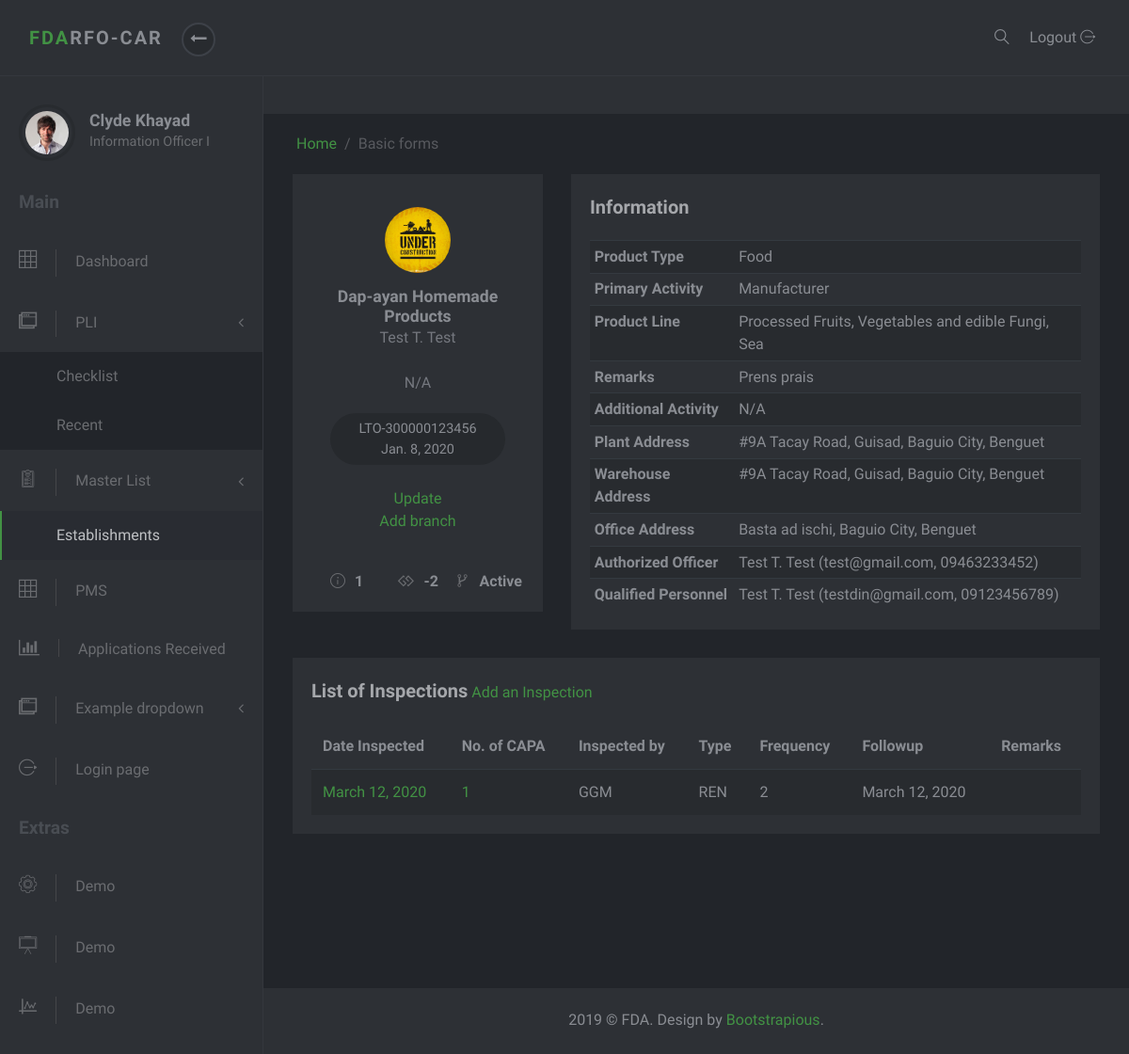
Before: /masterlist/2/ with the older database file.
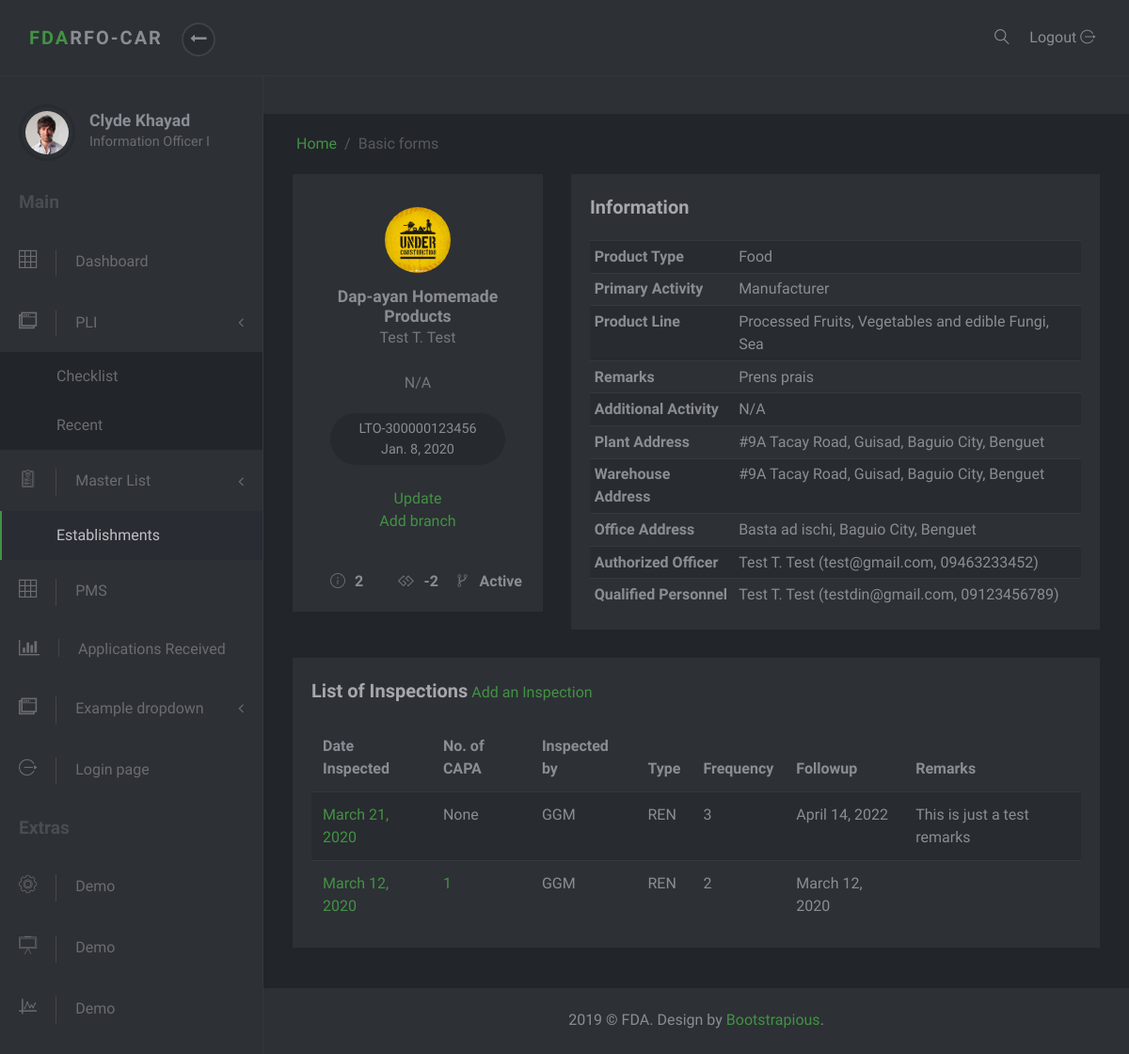
After: the same page with the newer database file.
### masterlist/models.py (models this page shows, shortened)
class Establishment(models.Model):
    date_modified = models.DateTimeField('date modified', default=timezone.now)
    application = models.CharField(max_length=1, choices=constants.APPLICATIONS)
    name = models.CharField(max_length=60)
    product_type = models.ForeignKey(ProductType, on_delete=models.SET_NULL, null=True)
    center = models.CharField(max_length=6, choices=constants.CENTERS)
    primary_activity = models.ForeignKey(PrimaryActivity, on_delete=models.CASCADE, null=True)
    specific_activity = models.ManyToManyField(SpecificActivity)
    additional_activity = models.ForeignKey(AdditionalActivity, on_delete=models.SET_NULL, null=True)
    product_line = models.ForeignKey(ProductLine, on_delete=models.SET_NULL, null=True, blank=True)
    remarks = models.CharField(max_length=100, null=True, blank=True, verbose_name='Product Remarks')
    status = models.CharField(max_length=8, choices=constants.EST_STATUS, null=True, default="Active")
    folder_id = models.CharField(max_length=10, null=True, verbose_name="Folder Number")
    plichecklist = PLIChecklistManager()
    objects = models.Manager()

class Person(models.Model):
    first_name = models.CharField(max_length=30, null=True, blank=True)
    last_name = models.CharField(max_length=30, null=True, blank=True)
    middle_initial = models.CharField(max_length=1, null=True, blank=True)
    email = models.EmailField(max_length=250, null=True)
    mobile = models.CharField(max_length=11, null=True, blank=True)
    def full_name(self):
        return self.first_name + " " + self.middle_initial + ". " + self.last_name

class SpecificActivity(models.Model):
    name = models.CharField(max_length=150)

class Lto(models.Model):
    establishment = models.OneToOneField(Establishment, on_delete=models.CASCADE, null=True)
    issuance = models.DateTimeField(null=True, blank=True, verbose_name='Date Issued')
    lto_number = models.CharField(max_length=20)
    expiry = models.DateTimeField('expiry date')
    def get_duration(self):
        start_date = datetime.now().date()
        end_date = self.expiry.date()
        difference = relativedelta.relativedelta(end_date, start_date)
        month = difference.years * 12 + difference.months
        return month

class ProductType(models.Model):
    name = models.CharField(max_length=50)
    def __str__(self):
        return self.name

class PrimaryActivity(models.Model):
    name = models.CharField(max_length=150)
    def __str__(self):
        return self.name

class ProductLine(models.Model):
    name = models.CharField(max_length=150)
    product_type = models.ForeignKey(ProductType, on_delete=models.SET_NULL, null=True)
    def __str__(self):
        return self.name

class AdditionalActivity(models.Model):
    name = models.CharField(max_length=150)
    def __str__(self):
        return self.name

class Address(models.Model):
    address = models.CharField(max_length=50)
    region = models.ForeignKey(Region, on_delete=models.SET_NULL, null=True)
    province = models.ForeignKey(Province, on_delete=models.SET_NULL, null=True)
    municipality_or_city = models.ForeignKey(CityOrMunicipality, on_delete=models.SET_NULL, null=True)
    def full_address(self):
        return self.address + ', ' + self.municipality_or_city.name + ', ' + self.province.name

class CityOrMunicipality(models.Model):
    name = models.CharField(max_length=30)
    province = models.ForeignKey(Province, on_delete=models.CASCADE)

class Province(models.Model):
    name = models.CharField(max_length=30)
    region = models.ForeignKey(Region, on_delete=models.SET_NULL, null=True)

class WarehouseAddress(Address):
    establishment = models.ForeignKey(Establishment, on_delete=models.SET_NULL, null=True)
    pass

class QualifiedPerson(Person):
    establishment = models.ForeignKey(Establishment, on_delete=models.SET_NULL, null=True)
    designation = models.ForeignKey(QualifiedPersonDesignation, on_delete=models.SET_NULL, null=True, blank=True)
    def __str__(self):
        return self.full_name()

class Inspection(models.Model):
    establishment = models.ForeignKey(Establishment, on_delete=models.SET_NULL, null=True)
    capa = models.ForeignKey(Capa, on_delete=models.SET_NULL, null=True, blank=True)
    type_of_inspection = models.CharField(max_length=20, choices=constants.INSPECTION_TYPES)
    date_inspected = models.DateTimeField('Date Inspected')
    frequency_of_inspection = models.IntegerField(default=0, verbose_name="Frequency of Inspection")
    frequency_of_inspection = models.IntegerField(default=0)
    risk_rating = models.CharField(max_length=7, choices=constants.RISK_RATINGS, null=True)
    date_of_followup_inspection = models.DateTimeField('Date of Followup Inspection')
    inspector = models.CharField(max_length=3, choices=constants.INSPECTORS)
    remarks = models.CharField(max_length=200, blank=True)
    inspection_report = models.FileField(null=True, blank=False, upload_to=report_directory_path, verbose_name='Inspection Report')
    class Meta:
        ordering = ['-date_inspected']

class Capa(models.Model):
    start_date = models.DateTimeField('start_date')
    approved_by = models.CharField(max_length=10, choices=constants.INSPECTORS)
    date_submitted = models.DateTimeField('date_submitted')
    date_approved = models.DateTimeField('date_approved')
    remarks = models.CharField(max_length=200)

### masterlist/views.py (the view)
# urls.py: path('<int:id>/', EstablishmentDetailView.as_view(), name='est-detail'),
class EstablishmentDetailView(DetailView):
    template_name = 'masterlist/establishment-detail.html'
    context_object_name = 'establishment'
    def get_object(self):
        est_id =self.kwargs.get("id")
        return get_object_or_404(Establishment, id=est_id)
    def get_context_data(self, **kwargs):
        context = super().get_context_data(**kwargs)
        curr_est = Establishment.objects.get(pk=self.kwargs.get('id'))
        curr_est.lto.get_duration()
        inspections = curr_est.inspection_set.all()
        context['masterlist_active'] = "active"
        context['inspections'] = inspections
        return context

### masterlist/templates/masterlist/establishment-detail.html (shortened to what this page needs)
{% extends 'masterlist/partial/base.html' %}
{% block content %}
<div class="row">
    <div class="col-lg-4">
        <div class="user-block block text-center">
            <div class="avatar">
                <img src="/static/masterlist/img/under_construction_logo.jpg" alt="..." class="img-fluid">
            </div>
            <a href="#" class="user-title">
                <h3 class="h5">{{establishment.name}}</h3>
                <span>{{establishment.authorizedofficer.full_name}}</span> <br />
                <br />
                {% for spec_act in establishment.specific_activity.all %}
                <span>{{spec_act.name}}</span><br>
                {% endfor %}
            </a>
            <div class="contributions">{{establishment.lto.lto_number}} <br> {{establishment.lto.expiry.date}}</div> <br><br/>
            <a href="{% url 'admin:masterlist_establishment_change' establishment.id %}" target="_blank">Update</a><br/>
            <a href="#">Add branch</a>
            <div class="details d-flex">
              <div class="item" data-toggle="tooltip" title="Number of Inspections"><i class="icon-info"></i><strong>{{establishment.inspection_set.all.count}}</strong></div>
              <div class="item" data-toggle="tooltip" title="Month/s before expiration"><i class="fa fa-gg"></i><strong>{{establishment.lto.get_duration}}</strong></div>
              <div class="item" data-toggle="tooltip" title="Status"><i class="icon-flow-branch"></i><strong>{{establishment.status}}</strong></div>
            </div>
        </div>
    </div>
    <div class="col-lg-8">
        <div class="user-block block text-center">
            <div class="title text-left">
                <strong>Information</strong>
            </div>
            <div class="table-responsive">
                <table class="table table-striped table-sm">
                    <tbody>
                    <tr>
                        <th scope="row" class="text-left">Product Type</th>
                        <td class="text-left">{{establishment.product_type}}</td>
                    </tr>
                    <tr>
                        <th scope="row" class="text-left">Primary Activity</th>
                        <td class="text-left">{{establishment.primary_activity}}</td>
                    </tr>
                    <tr>
                        <th scope="row" class="text-left">Product Line</th>
                        <td class="text-left">{{establishment.product_line}}</td>
                    </tr>
                    <tr>
                        <th scope="row" class="text-left">Remarks</th>
                        <td class="text-left">{{establishment.remarks}}</td>
                    </tr>
                    <tr>
                        <th scope="row" class="text-left">Additional Activity</th>
                        <td class="text-left">{{establishment.additional_activity}}</td>
                    </tr>
                    <tr>
                        <th scope="row" class="text-left">Plant Address</th>
                        <td class="text-left">{{establishment.plantaddress.full_address}}</td>
                    </tr>
                    <tr>
                        <th scope="row" class="text-left">Warehouse Address</th>
                        <td class="text-left">
                          {% for warehouse in establishment.warehouseaddress_set.all %}
                          {{warehouse.full_address}} <br/>
                          {% endfor %}
                        </td>
                    </tr>
                    <tr>
                        <th scope="row" class="text-left">Office Address</th>
                        <td class="text-left">{{establishment.officeaddress.full_address}}</td>
                    </tr>
                    <tr>
                        <th scope="row" class="text-left">Authorized Officer</th>
                        <td class="text-left">{{establishment.authorizedofficer.full_name}} ({{establishment.authorizedofficer.email}}, {{establishment.authorizedofficer.mobile}})</td>
                    </tr>
                    <tr>
                        <th scope="row" class="text-left">Qualified Personnel</th>
                        {% if establishment.qualifiedperson_set.all %}
                          {% for qualified_person in establishment.qualifiedperson_set.all %}
                          <td class="text-left">{{qualified_person}} ({{qualified_person.email}}, {{qualified_person.mobile}})</td>
                          {% endfor %}
                        {% else %}
                          <td class="text-left">None</td>
                        {% endif %}
                    </tr>
                    </tbody>
                </table>
            </div>
        </div>
    </div>
</div>
<div class="row">
    <div class="col-lg-12">
        <div class="block">
            <div class="title">
                <strong>List of Inspections</strong>  <a href="{% url 'admin:masterlist_inspection_add' %}" target="_blank">Add an Inspection</a>
            </div>
            <div class="block-body">
                <div class="table-responsive">
                    <table class="table table-striped table-hover">
                        <thead>
                        <tr>
                            <th>Date Inspected</th>
                            <th>No. of CAPA</th>
                            <th>Inspected by</th>
                            <th>Type</th>
                            <th>Frequency</th>
                            <th>Followup</th>
                            <th>Remarks</th>
                        </tr>
                        </thead>
                        <tbody>
                        {% if inspections %}
                        {% for inspection in inspections %}
                        <tr>
                            <td><a href="{% url 'admin:masterlist_inspection_change' inspection.id %}" target="_blank">{{inspection.date_inspected.date}}</a></td>
                            {% if inspection.capa %}
                            <td><a href="{% url 'admin:masterlist_capa_change' inspection.capa.id %}" target="_blank">{{inspection.capa.capadeficiency_set.all.count}}</a></td>
                            {% else %}
                            <td>None</td>
                            {% endif %}
                            <td>{{inspection.inspector}}</td>
                            <td>{{inspection.type_of_inspection}}</td>
                            <td>{{inspection.frequency_of_inspection}}</td>
                            <td>{{inspection.date_of_followup_inspection.date}}</td>
                            <td>{{inspection.remarks}}</td>
                        </tr>
                        {% endfor %}
                        {% else %}
                        No inspections yet
                        {% endif %}
                        </tbody>
                    </table>
                </div>
            </div>
        </div>
    </div>
</div>
{% endblock %}

Changed rows visible on the page:
computed for Establishment "Dap-ayan Homemade Products": inspection_set.all.count "1" → "2"
added Inspection: date_inspected "March 21, 2020", shows "None", inspector "GGM", type_of_inspection "REN", frequency_of_inspection "3", date_of_followup_inspection "April 14, 2022", remarks "This is just a test remarks"
